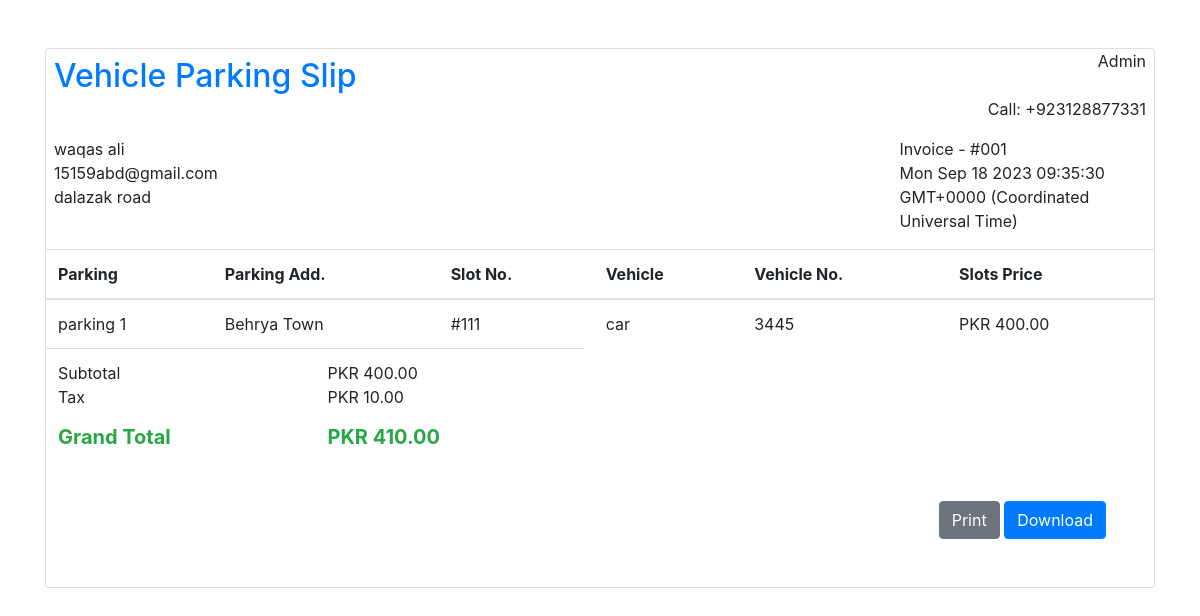
The app's page /backend/invoice/1/ with its own data.
### backend/models.py (models this page shows)
class Slots_Request(models.Model):
    slots = models.ForeignKey(Slots, on_delete=models.CASCADE,null=True)
    user = models.ForeignKey(CustomUser,on_delete=models.CASCADE, null=True)
    catogry = models.CharField(max_length=100 , default=True)
    model = models.CharField(max_length=100 , default=True)
    num_plate = models.CharField(max_length=200,default=True)
    phone = models.IntegerField(default=True)
    in_date = models.DateField()
    out_date = models.DateField()
    address = models.CharField(max_length=500 , default=True)
    slot_status = models.BooleanField(default=True)
    payment = models.ImageField(upload_to='public', null=True,blank=True)

class Slots(models.Model):
    parking = models.ForeignKey(Parking, on_delete=models.CASCADE,null=True)
    slots_price =  models.IntegerField(default=True)
    slots_number = models.IntegerField(default=True)
    slot_color = models.BooleanField(default=True)

class Parking(models.Model):
    area = models.ForeignKey(Area, on_delete=models.CASCADE,null=True)
    name = models.CharField(max_length=200 , default=True)
    address = models.CharField(max_length=300 , default=True)

### accountss/models.py (models this page shows)
class CustomUser(AbstractUser):
    USERNAME_FIELD = 'email'
    username = models.CharField(max_length=150, unique=False)
    email = models.EmailField(unique=True,default=True)
    is_admin = models.BooleanField(default=True)
    is_customer = models.BooleanField(default=False)
    forget_password_token = models.CharField(max_length=1000,blank=True,null=True)
    REQUIRED_FIELDS = [] # removes email from REQUIRED_FIELDS

### backend/views.py (the view)
# urls.py: path('invoice/<pk>/',views.invoice,name='invoice'),
def invoice(request,pk):
    req=Slots_Request.objects.get(id=pk)
    return render(request,'admin_site/invoice/invoice_view.html',context={'requests':req})

### templates/admin_site/invoice/invoice_view.html (shortened to what this page needs)
<!doctype html>
<html lang="en">
  <head>
    {% load static %}
     <link rel="stylesheet" href="https://cdn.jsdelivr.net/npm/bootstrap@4.5.3/dist/css/bootstrap.min.css">
  </head>
  <body>
<div class="container pt-5">
    <div class="row gutters ">
    	<div class="col-xl-12 col-lg-12 col-md-12 col-sm-12 col-12">
    		<div class="card ">
    			<div class="card-body p-0 ">
    				<div class="invoice-container">
    					<div class="invoice-header">
    						<div class="row gutters ">
    							<div class="col-xl-6 col-lg-6 col-md-6 col-sm-6">
    								<a href="#" class="invoice-logo">
                                        <h2 class="mt-2 pl-2">
    									Vehicle Parking Slip
    								</a>
    							</div>
    							<div class="col-lg-6 col-md-6 col-sm-6">
    								<address class="text-right pr-2">
    									Admin {{request.user.username}}<br>
    									      {{request.user.email}}<br>
                                        Call: +923128877331
    								</address>
    							</div>
    						</div>
    						<div class="row gutters">
    							<div class="col-xl-9 col-lg-9 col-md-12 col-sm-12 col-12">
    								<div class="invoice-details">
    									<address class="pl-2">
                                            {{requests.user.username}}<br>
    										{{requests.user}}<br>
    										{{requests.address}}<br>
    									</address>
    								</div>
    							</div>
    							<div class="col-xl-3 col-lg-3 col-md-12 col-sm-12 col-12">
    								<div class="invoice-details">
    									<div class="invoice-num">
    										<div>Invoice - #00{{requests.id}}</div>
    										<div><p id="dnt"></p>
                                                </div>
    									</div>
    								</div>
    							</div>
    						</div>
    					</div>
    					<div class="invoice-body">
    						<div class="row gutters">
    							<div class="col-lg-12 col-md-12 col-sm-12">
    								<div class="table-responsive">
    									<table class="table custom-table m-0">
    										<thead>
    											<tr>
    												<th>Parking</th>
                                                    <th>Parking Add.</th>
    												<th>Slot No.</th>
    												<th>Vehicle</th>
    												<th>Vehicle No.</th>
                                                    <th>Slots Price</th>
    											</tr>
    										</thead>
    										<tbody>
    											<tr>
                                                    <td>{{requests.slots.parking.name}}</td>
                                                    <td>{{requests.slots.parking.address}}</td>
    												<td>#{{requests.slots.slots_number}}</td>
    												<td>{{requests.catogry}}</td>
                                                    <td>{{requests.num_plate}}</td>
    												<td>PKR {{requests.slots.slots_price}}.00</td>
    											</tr>
    										</tbody>
    									</table>
    								</div>
                                    <div class="row">
                                        <div class="col-6">
                                          <div class="table-responsive">
                                            <table class="table">
                                              <tr>
                                                <td style="width:50%">
                                                    <p>
                                                        Subtotal<br>
                                                        Tax<br>
                                                    </p>
                                                    <h5 class="text-success"><strong>Grand Total</strong></h5>
                                                </td>
                                                <td>
                                                    <p>
                                                        PKR {{requests.slots.slots_price}}.00<br>
                                                        PKR 10.00<br>
                                                    </p>
                                                    <h5 class="text-success"><strong>PKR {{requests.slots.slots_price |add:10}}.00</strong></h5>
                                                </td>
                                              </tr>
                                            </table>
                                          </div>
                                        </div>
                                    </div>
                                    <div class="row gutters text-right pr-5">
                                        <div class="col-xl-12 col-lg-12 col-md-12 col-sm-12">
                                            <div class="custom-actions-btns mb-5 mt-3 ml-5">
                                                <button onclick="printPage()" class="btn btn-secondary">
                                                     Print
                                                </button>
                                                <button onclick="printPage()" class="btn btn-primary">
                                                     Download
                                                </button>
                                            </div>
                                        </div>
                                    </div>
    							</div>
    						</div>
    					</div>
    				</div>
    			</div>
    		</div>
    	</div>
    </div>
</div>
  </body>
</html>

### records on screen
Slots_Request: user.username "waqas ali", user "15159abd@gmail.com", address "dalazak road", id "1", slots.parking.name "parking 1", slots.parking.address "Behrya Town", slots.slots_number "111", catogry "car", num_plate "3445", slots.slots_price "400", slots.slots_price|add "410"
